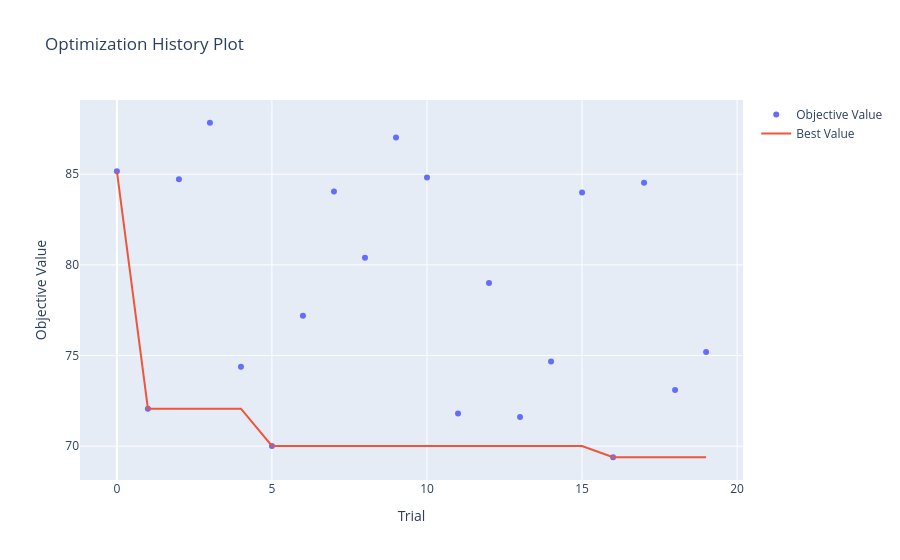
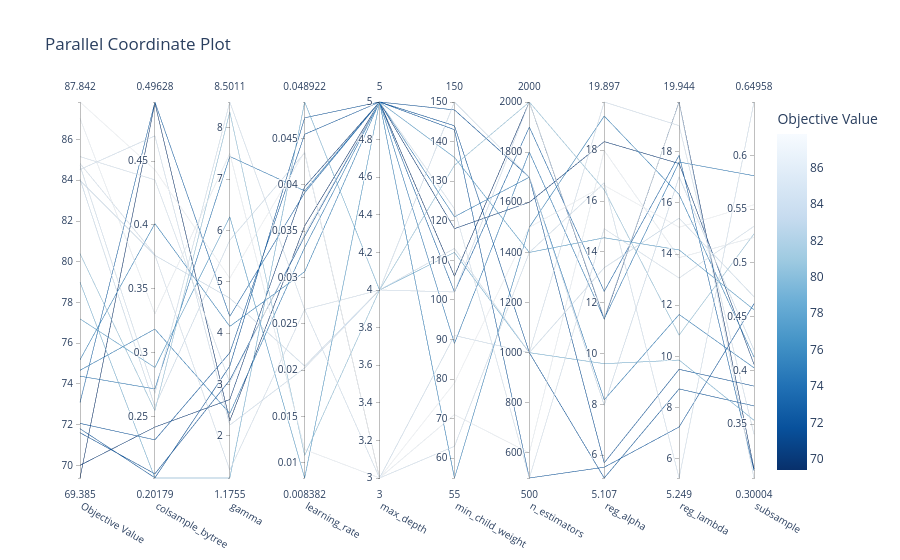
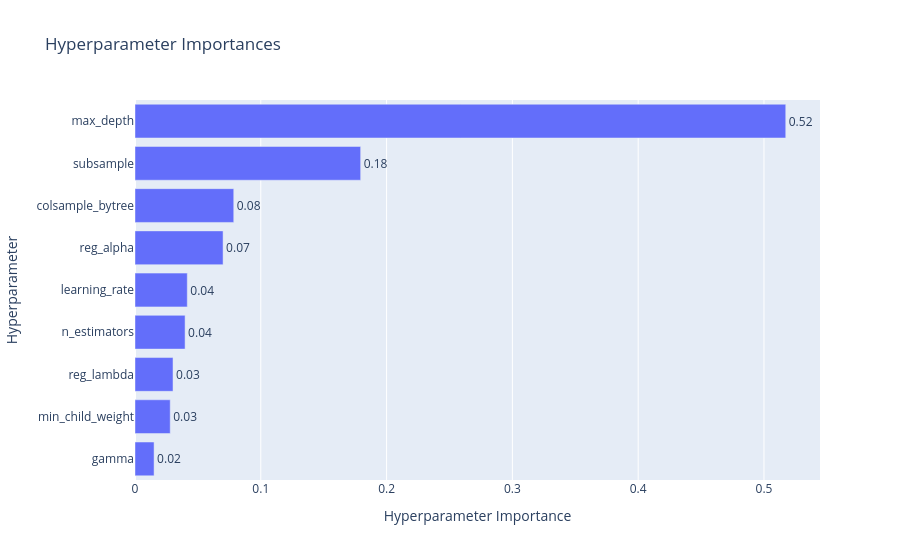
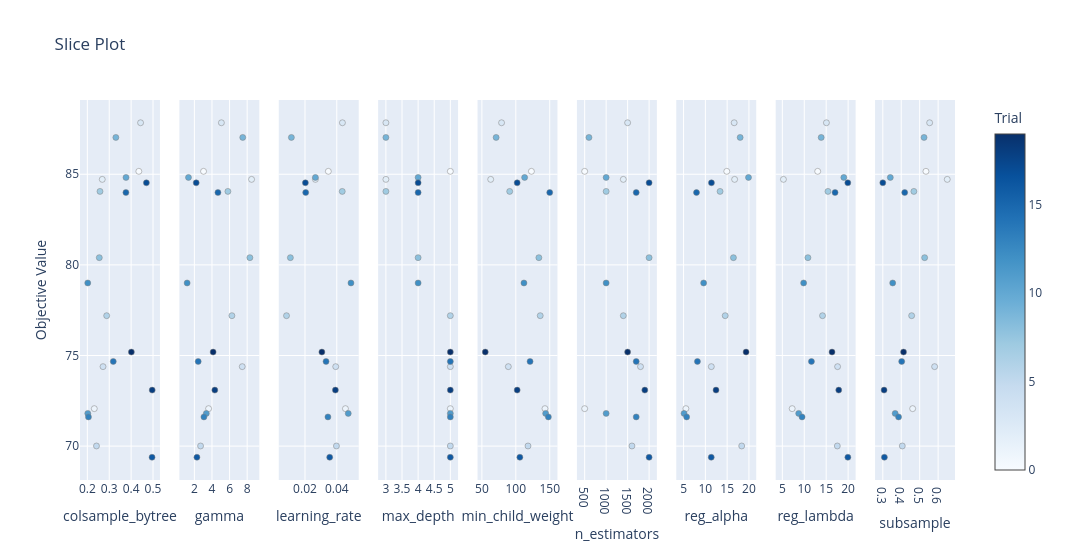

Notebook code cell kept with these figures, in order:
### Code cell
import optuna.visualization as vis

# 1. Optimization History: Check if the score is still improving
# If the line is still sharply declining, you need more trials.
vis.plot_optimization_history(study).show()

# 2. Parallel Coordinate Plot: Visualize the relationship between params and target
# This shows the "paths" that led to the best (lowest) RMSE.
vis.plot_parallel_coordinate(study).show()

# 3. Hyperparameter Importances: Which parameter actually moved the needle?
# Often you'll find 'learning_rate' or 'max_depth' do 90% of the work.
vis.plot_param_importances(study).show()

# 4. Slice Plot: View the distribution of each parameter
# Helps identify if the "best" value is hugging the edge of your search space.
vis.plot_slice(study).show()

### Figure 1 — Plotly figure (JSON) as saved in the notebook; plotly's stock layout.template omitted (floating-point values rounded to 4 significant figures)
{"data": [{"mode": "markers", "name": "Objective Value", "type": "scatter", "x": [0, 1, 2, 3, 4, 5, 6, 7, 8, 9, 10, 11, 12, 13, 14, 15, 16, 17, 18, 19], "y": [85.16, 72.07, 84.72, 87.84, 74.38, 70.01, 77.2, 84.05, 80.4, 87.03, 84.82, 71.8, 79.0, 71.61, 74.67, 83.99, 69.39, 84.53, 73.09, 75.19]}, {"mode": "lines", "name": "Best Value", "type": "scatter", "x": [0, 1, 2, 3, 4, 5, 6, 7, 8, 9, 10, 11, 12, 13, 14, 15, 16, 17, 18, 19], "y": [85.16, 72.07, 72.07, 72.07, 72.07, 70.01, 70.01, 70.01, 70.01, 70.01, 70.01, 70.01, 70.01, 70.01, 70.01, 70.01, 69.39, 69.39, 69.39, 69.39]}, {"marker": {"color": "#cccccc"}, "mode": "markers", "name": "Infeasible Trial", "showlegend": false, "type": "scatter", "x": [], "y": []}], "layout": {"title": {"text": "Optimization History Plot"}, "xaxis": {"title": {"text": "Trial"}}, "yaxis": {"title": {"text": "Objective Value"}}}}

### Figure 2 — Plotly figure (JSON) as saved in the notebook; plotly's stock layout.template omitted (floating-point values rounded to 4 significant figures)
{"data": [{"dimensions": [{"label": "Objective Value", "range": [69.39, 87.84], "values": [85.16, 72.07, 84.72, 87.84, 74.38, 70.01, 77.2, 84.05, 80.4, 87.03, 84.82, 71.8, 79.0, 71.61, 74.67, 83.99, 69.39, 84.53, 73.09, 75.19]}, {"label": "colsample_bytree", "range": [0.2018, 0.4963], "values": [0.4353, 0.2317, 0.2681, 0.4432, 0.2716, 0.2417, 0.2883, 0.2577, 0.2546, 0.3302, 0.3766, 0.202, 0.2018, 0.2051, 0.3184, 0.3762, 0.4956, 0.4697, 0.4963, 0.4011]}, {"label": "gamma", "range": [1.176, 8.501], "values": [3.041, 3.615, 8.501, 5.069, 7.441, 2.704, 6.265, 5.809, 8.309, 7.497, 1.328, 3.357, 1.176, 3.083, 2.432, 4.68, 2.289, 2.206, 4.324, 4.129]}, {"label": "learning_rate", "range": [0.008382, 0.04892], "values": [0.03469, 0.04544, 0.02654, 0.04356, 0.03934, 0.03979, 0.008382, 0.04343, 0.01082, 0.01145, 0.02655, 0.04722, 0.04892, 0.03443, 0.03324, 0.02046, 0.03556, 0.02025, 0.03914, 0.03063]}, {"label": "max_depth", "range": [3, 5], "values": [5, 5, 3, 3, 5, 5, 5, 3, 4, 3, 4, 5, 4, 5, 5, 4, 5, 4, 5, 5]}, {"label": "min_child_weight", "range": [55, 150], "values": [123, 143, 63, 79, 89, 118, 136, 91, 134, 71, 113, 144, 112, 148, 121, 150, 106, 102, 102, 55]}, {"label": "n_estimators", "range": [500, 2000], "values": [500, 500, 1400, 1500, 1800, 1600, 1400, 1000, 2000, 600, 1000, 1000, 1000, 1700, 1700, 1700, 2000, 2000, 1900, 1500]}, {"label": "reg_alpha", "range": [5.107, 19.9], "values": [14.91, 5.531, 16.72, 16.62, 11.37, 18.34, 14.56, 13.38, 16.44, 17.99, 19.9, 5.107, 9.603, 5.704, 8.181, 7.964, 11.35, 11.4, 12.45, 19.34]}, {"label": "reg_lambda", "range": [5.249, 19.94], "values": [13.06, 7.243, 5.249, 15.05, 17.6, 17.54, 14.16, 15.4, 10.83, 13.86, 19.02, 8.729, 9.858, 9.497, 11.64, 17.02, 19.94, 19.93, 17.86, 16.33]}, {"label": "subsample", "range": [0.3, 0.6496], "values": [0.5341, 0.462, 0.6496, 0.5541, 0.581, 0.4057, 0.4565, 0.4685, 0.527, 0.5237, 0.3407, 0.367, 0.3537, 0.3855, 0.4025, 0.4189, 0.3087, 0.3, 0.3069, 0.4125]}], "labelangle": 30, "labelside": "bottom", "line": {"color": [85.16, 72.07, 84.72, 87.84, 74.38, 70.01, 77.2, 84.05, 80.4, 87.03, 84.82, 71.8, 79.0, 71.61, 74.67, 83.99, 69.39, 84.53, 73.09, 75.19], "colorbar": {"title": {"text": "Objective Value"}}, "colorscale": [[0, "rgb(247,251,255)"], [0.125, "rgb(222,235,247)"], [0.25, "rgb(198,219,239)"], [0.375, "rgb(158,202,225)"], [0.5, "rgb(107,174,214)"], [0.625, "rgb(66,146,198)"], [0.75, "rgb(33,113,181)"], [0.875, "rgb(8,81,156)"], [1, "rgb(8,48,107)"]], "reversescale": true, "showscale": true}, "type": "parcoords"}], "layout": {"title": {"text": "Parallel Coordinate Plot"}}}

### Figure 3 — Plotly figure (JSON) as saved in the notebook; plotly's stock layout.template omitted (floating-point values rounded to 4 significant figures)
{"data": [{"cliponaxis": false, "hovertemplate": ["gamma (FloatDistribution): 0.015169923768771866<extra></extra>", "min_child_weight (IntDistribution): 0.028003849220222046<extra></extra>", "reg_lambda (FloatDistribution): 0.03022535619176346<extra></extra>", "n_estimators (IntDistribution): 0.0398190693698082<extra></extra>", "learning_rate (FloatDistribution): 0.04156015213391355<extra></extra>", "reg_alpha (FloatDistribution): 0.07002183127883876<extra></extra>", "colsample_bytree (FloatDistribution): 0.0784983029878811<extra></extra>", "subsample (FloatDistribution): 0.17938666380634907<extra></extra>", "max_depth (IntDistribution): 0.517314851242452<extra></extra>"], "name": "Objective Value", "orientation": "h", "text": ["0.02", "0.03", "0.03", "0.04", "0.04", "0.07", "0.08", "0.18", "0.52"], "textposition": "outside", "type": "bar", "x": [0.01517, 0.028, 0.03023, 0.03982, 0.04156, 0.07002, 0.0785, 0.1794, 0.5173], "y": ["gamma", "min_child_weight", "reg_lambda", "n_estimators", "learning_rate", "reg_alpha", "colsample_bytree", "subsample", "max_depth"]}], "layout": {"title": {"text": "Hyperparameter Importances"}, "xaxis": {"title": {"text": "Hyperparameter Importance"}}, "yaxis": {"title": {"text": "Hyperparameter"}}}}

### Figure 4 — Plotly figure (JSON) as saved in the notebook; plotly's stock layout.template omitted (floating-point values rounded to 4 significant figures)
{"data": [{"marker": {"color": [0, 1, 2, 3, 4, 5, 6, 7, 8, 9, 10, 11, 12, 13, 14, 15, 16, 17, 18, 19], "colorbar": {"title": {"text": "Trial"}, "x": 1, "xpad": 40}, "colorscale": [[0, "rgb(247,251,255)"], [0.125, "rgb(222,235,247)"], [0.25, "rgb(198,219,239)"], [0.375, "rgb(158,202,225)"], [0.5, "rgb(107,174,214)"], [0.625, "rgb(66,146,198)"], [0.75, "rgb(33,113,181)"], [0.875, "rgb(8,81,156)"], [1, "rgb(8,48,107)"]], "line": {"color": "Grey", "width": 0.5}, "showscale": true}, "mode": "markers", "name": "Feasible Trial", "showlegend": false, "type": "scatter", "x": [0.4353, 0.2317, 0.2681, 0.4432, 0.2716, 0.2417, 0.2883, 0.2577, 0.2546, 0.3302, 0.3766, 0.202, 0.2018, 0.2051, 0.3184, 0.3762, 0.4956, 0.4697, 0.4963, 0.4011], "xaxis": "x", "y": [85.16, 72.07, 84.72, 87.84, 74.38, 70.01, 77.2, 84.05, 80.4, 87.03, 84.82, 71.8, 79.0, 71.61, 74.67, 83.99, 69.39, 84.53, 73.09, 75.19], "yaxis": "y"}, {"marker": {"color": [0, 1, 2, 3, 4, 5, 6, 7, 8, 9, 10, 11, 12, 13, 14, 15, 16, 17, 18, 19], "colorbar": {"title": {"text": "Trial"}, "x": 1, "xpad": 40}, "colorscale": [[0, "rgb(247,251,255)"], [0.125, "rgb(222,235,247)"], [0.25, "rgb(198,219,239)"], [0.375, "rgb(158,202,225)"], [0.5, "rgb(107,174,214)"], [0.625, "rgb(66,146,198)"], [0.75, "rgb(33,113,181)"], [0.875, "rgb(8,81,156)"], [1, "rgb(8,48,107)"]], "line": {"color": "Grey", "width": 0.5}, "showscale": false}, "mode": "markers", "name": "Feasible Trial", "showlegend": false, "type": "scatter", "x": [3.041, 3.615, 8.501, 5.069, 7.441, 2.704, 6.265, 5.809, 8.309, 7.497, 1.328, 3.357, 1.176, 3.083, 2.432, 4.68, 2.289, 2.206, 4.324, 4.129], "xaxis": "x2", "y": [85.16, 72.07, 84.72, 87.84, 74.38, 70.01, 77.2, 84.05, 80.4, 87.03, 84.82, 71.8, 79.0, 71.61, 74.67, 83.99, 69.39, 84.53, 73.09, 75.19], "yaxis": "y2"}, {"marker": {"color": [0, 1, 2, 3, 4, 5, 6, 7, 8, 9, 10, 11, 12, 13, 14, 15, 16, 17, 18, 19], "colorbar": {"title": {"text": "Trial"}, "x": 1, "xpad": 40}, "colorscale": [[0, "rgb(247,251,255)"], [0.125, "rgb(222,235,247)"], [0.25, "rgb(198,219,239)"], [0.375, "rgb(158,202,225)"], [0.5, "rgb(107,174,214)"], [0.625, "rgb(66,146,198)"], [0.75, "rgb(33,113,181)"], [0.875, "rgb(8,81,156)"], [1, "rgb(8,48,107)"]], "line": {"color": "Grey", "width": 0.5}, "showscale": false}, "mode": "markers", "name": "Feasible Trial", "showlegend": false, "type": "scatter", "x": [0.03469, 0.04544, 0.02654, 0.04356, 0.03934, 0.03979, 0.008382, 0.04343, 0.01082, 0.01145, 0.02655, 0.04722, 0.04892, 0.03443, 0.03324, 0.02046, 0.03556, 0.02025, 0.03914, 0.03063], "xaxis": "x3", "y": [85.16, 72.07, 84.72, 87.84, 74.38, 70.01, 77.2, 84.05, 80.4, 87.03, 84.82, 71.8, 79.0, 71.61, 74.67, 83.99, 69.39, 84.53, 73.09, 75.19], "yaxis": "y3"}, {"marker": {"color": [0, 1, 2, 3, 4, 5, 6, 7, 8, 9, 10, 11, 12, 13, 14, 15, 16, 17, 18, 19], "colorbar": {"title": {"text": "Trial"}, "x": 1, "xpad": 40}, "colorscale": [[0, "rgb(247,251,255)"], [0.125, "rgb(222,235,247)"], [0.25, "rgb(198,219,239)"], [0.375, "rgb(158,202,225)"], [0.5, "rgb(107,174,214)"], [0.625, "rgb(66,146,198)"], [0.75, "rgb(33,113,181)"], [0.875, "rgb(8,81,156)"], [1, "rgb(8,48,107)"]], "line": {"color": "Grey", "width": 0.5}, "showscale": false}, "mode": "markers", "name": "Feasible Trial", "showlegend": false, "type": "scatter", "x": [5, 5, 3, 3, 5, 5, 5, 3, 4, 3, 4, 5, 4, 5, 5, 4, 5, 4, 5, 5], "xaxis": "x4", "y": [85.16, 72.07, 84.72, 87.84, 74.38, 70.01, 77.2, 84.05, 80.4, 87.03, 84.82, 71.8, 79.0, 71.61, 74.67, 83.99, 69.39, 84.53, 73.09, 75.19], "yaxis": "y4"}, {"marker": {"color": [0, 1, 2, 3, 4, 5, 6, 7, 8, 9, 10, 11, 12, 13, 14, 15, 16, 17, 18, 19], "colorbar": {"title": {"text": "Trial"}, "x": 1, "xpad": 40}, "colorscale": [[0, "rgb(247,251,255)"], [0.125, "rgb(222,235,247)"], [0.25, "rgb(198,219,239)"], [0.375, "rgb(158,202,225)"], [0.5, "rgb(107,174,214)"], [0.625, "rgb(66,146,198)"], [0.75, "rgb(33,113,181)"], [0.875, "rgb(8,81,156)"], [1, "rgb(8,48,107)"]], "line": {"color": "Grey", "width": 0.5}, "showscale": false}, "mode": "markers", "name": "Feasible Trial", "showlegend": false, "type": "scatter", "x": [123, 143, 63, 79, 89, 118, 136, 91, 134, 71, 113, 144, 112, 148, 121, 150, 106, 102, 102, 55], "xaxis": "x5", "y": [85.16, 72.07, 84.72, 87.84, 74.38, 70.01, 77.2, 84.05, 80.4, 87.03, 84.82, 71.8, 79.0, 71.61, 74.67, 83.99, 69.39, 84.53, 73.09, 75.19], "yaxis": "y5"}, {"marker": {"color": [0, 1, 2, 3, 4, 5, 6, 7, 8, 9, 10, 11, 12, 13, 14, 15, 16, 17, 18, 19], "colorbar": {"title": {"text": "Trial"}, "x": 1, "xpad": 40}, "colorscale": [[0, "rgb(247,251,255)"], [0.125, "rgb(222,235,247)"], [0.25, "rgb(198,219,239)"], [0.375, "rgb(158,202,225)"], [0.5, "rgb(107,174,214)"], [0.625, "rgb(66,146,198)"], [0.75, "rgb(33,113,181)"], [0.875, "rgb(8,81,156)"], [1, "rgb(8,48,107)"]], "line": {"color": "Grey", "width": 0.5}, "showscale": false}, "mode": "markers", "name": "Feasible Trial", "showlegend": false, "type": "scatter", "x": [500, 500, 1400, 1500, 1800, 1600, 1400, 1000, 2000, 600, 1000, 1000, 1000, 1700, 1700, 1700, 2000, 2000, 1900, 1500], "xaxis": "x6", "y": [85.16, 72.07, 84.72, 87.84, 74.38, 70.01, 77.2, 84.05, 80.4, 87.03, 84.82, 71.8, 79.0, 71.61, 74.67, 83.99, 69.39, 84.53, 73.09, 75.19], "yaxis": "y6"}, {"marker": {"color": [0, 1, 2, 3, 4, 5, 6, 7, 8, 9, 10, 11, 12, 13, 14, 15, 16, 17, 18, 19], "colorbar": {"title": {"text": "Trial"}, "x": 1, "xpad": 40}, "colorscale": [[0, "rgb(247,251,255)"], [0.125, "rgb(222,235,247)"], [0.25, "rgb(198,219,239)"], [0.375, "rgb(158,202,225)"], [0.5, "rgb(107,174,214)"], [0.625, "rgb(66,146,198)"], [0.75, "rgb(33,113,181)"], [0.875, "rgb(8,81,156)"], [1, "rgb(8,48,107)"]], "line": {"color": "Grey", "width": 0.5}, "showscale": false}, "mode": "markers", "name": "Feasible Trial", "showlegend": false, "type": "scatter", "x": [14.91, 5.531, 16.72, 16.62, 11.37, 18.34, 14.56, 13.38, 16.44, 17.99, 19.9, 5.107, 9.603, 5.704, 8.181, 7.964, 11.35, 11.4, 12.45, 19.34], "xaxis": "x7", "y": [85.16, 72.07, 84.72, 87.84, 74.38, 70.01, 77.2, 84.05, 80.4, 87.03, 84.82, 71.8, 79.0, 71.61, 74.67, 83.99, 69.39, 84.53, 73.09, 75.19], "yaxis": "y7"}, {"marker": {"color": [0, 1, 2, 3, 4, 5, 6, 7, 8, 9, 10, 11, 12, 13, 14, 15, 16, 17, 18, 19], "colorbar": {"title": {"text": "Trial"}, "x": 1, "xpad": 40}, "colorscale": [[0, "rgb(247,251,255)"], [0.125, "rgb(222,235,247)"], [0.25, "rgb(198,219,239)"], [0.375, "rgb(158,202,225)"], [0.5, "rgb(107,174,214)"], [0.625, "rgb(66,146,198)"], [0.75, "rgb(33,113,181)"], [0.875, "rgb(8,81,156)"], [1, "rgb(8,48,107)"]], "line": {"color": "Grey", "width": 0.5}, "showscale": false}, "mode": "markers", "name": "Feasible Trial", "showlegend": false, "type": "scatter", "x": [13.06, 7.243, 5.249, 15.05, 17.6, 17.54, 14.16, 15.4, 10.83, 13.86, 19.02, 8.729, 9.858, 9.497, 11.64, 17.02, 19.94, 19.93, 17.86, 16.33], "xaxis": "x8", "y": [85.16, 72.07, 84.72, 87.84, 74.38, 70.01, 77.2, 84.05, 80.4, 87.03, 84.82, 71.8, 79.0, 71.61, 74.67, 83.99, 69.39, 84.53, 73.09, 75.19], "yaxis": "y8"}, {"marker": {"color": [0, 1, 2, 3, 4, 5, 6, 7, 8, 9, 10, 11, 12, 13, 14, 15, 16, 17, 18, 19], "colorbar": {"title": {"text": "Trial"}, "x": 1, "xpad": 40}, "colorscale": [[0, "rgb(247,251,255)"], [0.125, "rgb(222,235,247)"], [0.25, "rgb(198,219,239)"], [0.375, "rgb(158,202,225)"], [0.5, "rgb(107,174,214)"], [0.625, "rgb(66,146,198)"], [0.75, "rgb(33,113,181)"], [0.875, "rgb(8,81,156)"], [1, "rgb(8,48,107)"]], "line": {"color": "Grey", "width": 0.5}, "showscale": false}, "mode": "markers", "name": "Feasible Trial", "showlegend": false, "type": "scatter", "x": [0.5341, 0.462, 0.6496, 0.5541, 0.581, 0.4057, 0.4565, 0.4685, 0.527, 0.5237, 0.3407, 0.367, 0.3537, 0.3855, 0.4025, 0.4189, 0.3087, 0.3, 0.3069, 0.4125], "xaxis": "x9", "y": [85.16, 72.07, 84.72, 87.84, 74.38, 70.01, 77.2, 84.05, 80.4, 87.03, 84.82, 71.8, 79.0, 71.61, 74.67, 83.99, 69.39, 84.53, 73.09, 75.19], "yaxis": "y9"}], "layout": {"title": {"text": "Slice Plot"}, "width": 2700, "xaxis": {"anchor": "y", "domain": [0, 0.09136], "title": {"text": "colsample_bytree"}}, "xaxis2": {"anchor": "y2", "domain": [0.1136, 0.2049], "title": {"text": "gamma"}}, "xaxis3": {"anchor": "y3", "domain": [0.2272, 0.3185], "title": {"text": "learning_rate"}}, "xaxis4": {"anchor": "y4", "domain": [0.3407, 0.4321], "title": {"text": "max_depth"}}, "xaxis5": {"anchor": "y5", "domain": [0.4543, 0.5457], "title": {"text": "min_child_weight"}}, "xaxis6": {"anchor": "y6", "domain": [0.5679, 0.6593], "title": {"text": "n_estimators"}}, "xaxis7": {"anchor": "y7", "domain": [0.6815, 0.7728], "title": {"text": "reg_alpha"}}, "xaxis8": {"anchor": "y8", "domain": [0.7951, 0.8864], "title": {"text": "reg_lambda"}}, "xaxis9": {"anchor": "y9", "domain": [0.9086, 1], "title": {"text": "subsample"}}, "yaxis": {"anchor": "x", "domain": [0, 1], "title": {"text": "Objective Value"}}, "yaxis2": {"anchor": "x2", "domain": [0, 1], "matches": "y", "showticklabels": false}, "yaxis3": {"anchor": "x3", "domain": [0, 1], "matches": "y", "showticklabels": false}, "yaxis4": {"anchor": "x4", "domain": [0, 1], "matches": "y", "showticklabels": false}, "yaxis5": {"anchor": "x5", "domain": [0, 1], "matches": "y", "showticklabels": false}, "yaxis6": {"anchor": "x6", "domain": [0, 1], "matches": "y", "showticklabels": false}, "yaxis7": {"anchor": "x7", "domain": [0, 1], "matches": "y", "showticklabels": false}, "yaxis8": {"anchor": "x8", "domain": [0, 1], "matches": "y", "showticklabels": false}, "yaxis9": {"anchor": "x9", "domain": [0, 1], "matches": "y", "showticklabels": false}}}
